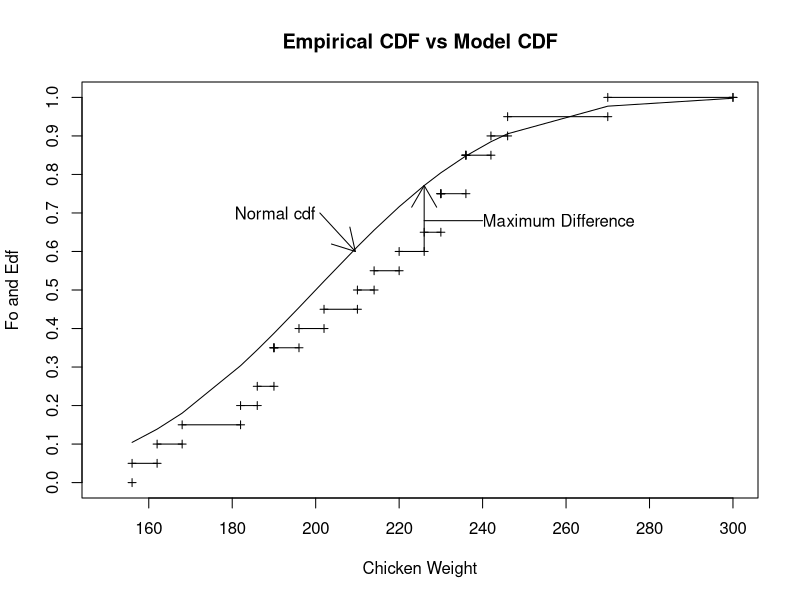

R code for this plot:

x = c(156,162,168,182,186,190,190,196,202,210,214,220,226,230,230,236,236,242,246,270)
n = 20
m = 200
a = 35
x = sort(x)
z = pnorm(x,m,a)   #computes F0(X(i))
i = seq(1,n,1)

# K-S Computations:

d1 = i/n - z
dp = max(d1)
d2 = z - (i - 1)/n
dm = max(d2)
ks = max(dp,dm)
KS = ks*(sqrt(n)+.12+0.11/sqrt(n))
#reject normality at 0.05 level if KS > 1.358

# Cramer-von Mises Computations:

wi = (z-(2*i-1)/(2*n))^2
s = sum(wi)
cvm = s + 1/(12*n)
CvM = (cvm-.4/n+.6/n**2)*(1+1/n)

#reject normality at 0.05 level if CvM > 0.461



# Anderson-Darling Computations:

a1i = (2*i-1)*log(z)
a2i = (2*n+1-2*i)*log(1-z)
s1 = sum(a1i)
s2 = sum(a2i)
AD = -n-(1/n)*(s1+s2)

#reject normality at 0.05 level if AD > 2.492

data = cbind(z,d1,d2,wi,a1i,a2i)

# Correlation Test

x = c(156,162,168,182,186,190,190,196,202,210,214,220,226,
      230,230,236,236,242,246,270)
y = sort(x)
n = length(x)
i = seq(1,n,1)
u = (i-.375)/(n+.25)
q = qnorm(u)
r = cor.test(q,y)

#postscript("u:/meth1/psfiles/gofnormex.ps",height=7,horizontal=F)

x2 = c(162,168,182,186,190,190,196,202,210,214,220,226,230,230,236,236,242,246,270,300,300)
x3 = c(162,168,182,186,190,190,196,202,210,214,220,226,230,230,236,236,242,246,270,300)
x1 = c(156,x3)
y1 = c(.05,.1,.15,.2,.25,.35,.35,.4,.45,.5,.55,.6,.65,.75,.75,.85,.85,.9,.95,1.0,1.0)
y2 = c(0,.05,.1,.15,.2,.25,.35,.35,.4,.45,.5,.55,.6,.65,.75,.75,.85,.85,.9,.95,1.0)
s = pnorm(x1,m,a)   #computes F0(X(i))
s = cbind(y1,y2,s)
matplot(x1,s,type="ppl",lty="solid",pch=c(3),col="black",ylim=c(0,1),xlab="Chicken Weight",xlim=c(150,300),lab=c(10,11,7),
ylab="Fo and Edf",cex=.75)
title("Empirical CDF vs Model CDF",cex=.55)
segments(x1,y1,x2,y1)
text(200,.7,"Normal cdf",adj=1)
arrows(201,.7,209.5,.6)
arrows(226,.60,226,.7712159)
text(240,.68,"Maximum Difference",adj=0)
segments(226,.68,240,.68)

#graphics.off()
